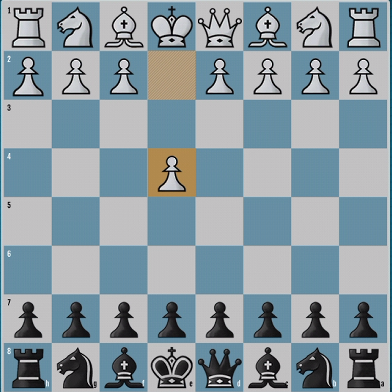
#> input picture new.png, 392 x 392 px
$ python Matching.py
#> lines starting #> are read from the running program, lines starting #| are printed output that depends on the picture; after the words box and inside, x2 and y2 are one past the last pixel; in counts of white or black regions, pixels touching at a corner belong together
# Python program to illustrate
# template matching
import cv2
import numpy as np

# Read the main image
img_rgb = cv2.imread('new.png')
#> img_rgb is the input picture: shape (392, 392, 3); mean B, G, R 162.6, 154.3, 138.2

# Convert it to grayscale
img_gray = cv2.cvtColor(img_rgb, cv2.COLOR_BGR2GRAY)
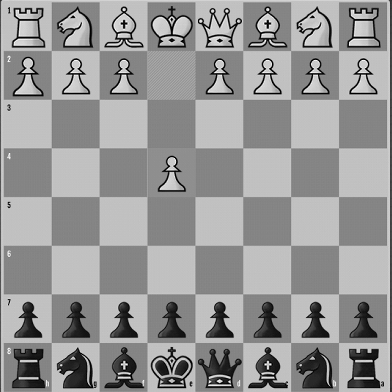
#> img_gray: shape (392, 392); min 0, max 255, mean 150.3

# Read the template
template = cv2.imread('black.png',0)
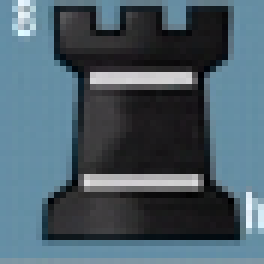
#> input picture black.png, 44 x 44 px (shown 6 times larger)
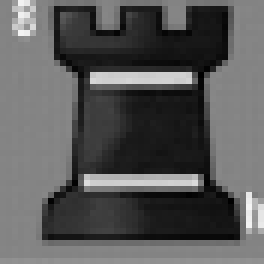
#> template: shape (44, 44) (shown 6 times larger); min 0, max 244, mean 88.8

# Store width and height of template in w and h
w, h = template.shape[::-1]
#> w = 44; h = 44

# Perform match operations.
res = cv2.matchTemplate(img_gray,template,cv2.TM_CCOEFF_NORMED)
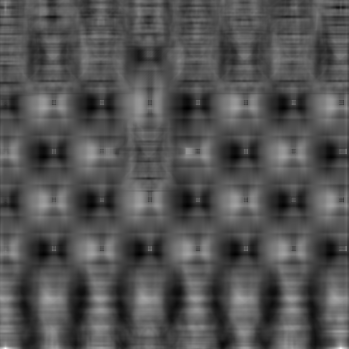
#> res: shape (349, 349) float32; min -0.479, max 1, mean 0.00154; drawn with min black and max white
(minVal, maxVal, minLoc, maxLoc)=cv2.minMaxLoc(res)
#> minVal = -0.479; maxVal = 1; minLoc = (187, 108); maxLoc = (5, 348)

# Find the coordinates
(x,y)=maxLoc
#> x = 5; y = 348
print(maxLoc)
#| (5, 348)
# Specify a threshold
threshold = 0.8

# Store the coordinates of matched area in a numpy array
loc = np.where( res >= threshold)
#> loc = ([348, 348, 348, 348, 348, 348], [4, 5, 6, 339, 340, 341])

# Draw a rectangle around the matched region.
for pt in zip(*loc[::-1]):
	cv2.rectangle(img_rgb, pt, (pt[0] + w, pt[1] + h), (0,255,255), 2)
#> this loop made 6 passes
#> pt on passes 1 to 6: (4, 348), (5, 348), (6, 348), (339, 348), (340, 348), (341, 348)
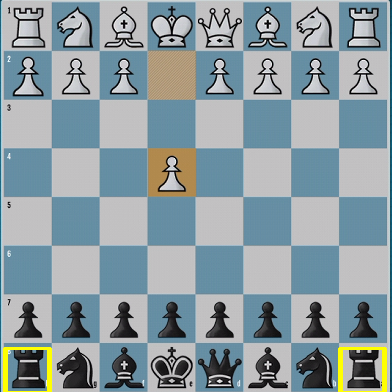
#> img_rgb: shape (392, 392, 3); 0.79% of pixels changed, all inside (x1, y1, x2, y2) = (3, 347, 387, 392)

# Show the final image with the matched area.
cv2.imshow('Detected',img_rgb)
